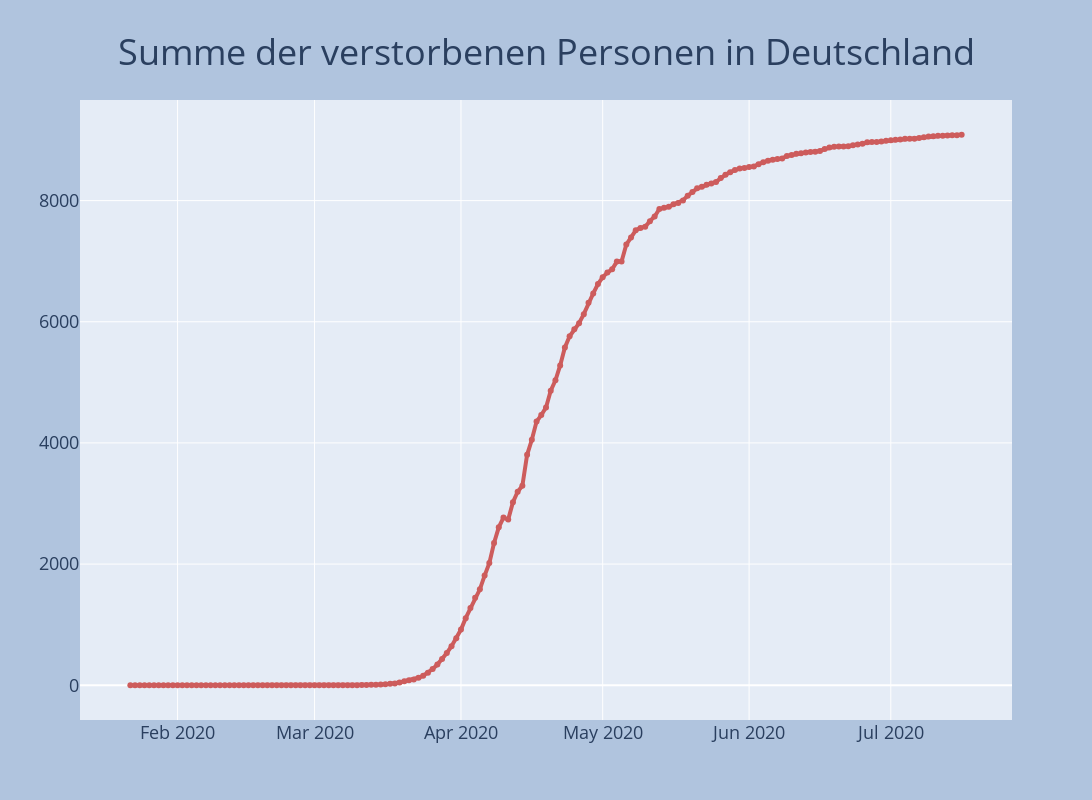

Here is the notebook cell this chart was saved with:
### Code cell
fig = go.Figure()
fig.add_trace(go.Scatter(x=df.datum, y=df.tot,mode='lines+markers',line=dict(color='indianred', width=4)))
fig = plot_layout(fig, 'Summe der verstorbenen Personen in Deutschland')
fig.show()

### Figure 1 — Plotly figure (JSON) as saved in the notebook; plotly's stock layout.template omitted (floating-point values rounded to 4 significant figures; data arrays with more than 128 entries replaced by an {"elided": "..."} marker saying what was removed)
{"data": [{"line": {"color": "indianred", "width": 4}, "mode": "lines+markers", "type": "scatter", "x": {"elided": "177 str values"}, "y": {"elided": "177 int values"}}], "layout": {"autosize": false, "height": 800, "hovermode": "x", "legend": {"bgcolor": "lightgray", "font": {"color": "black", "size": 18}, "x": 0.05, "y": 0.95}, "paper_bgcolor": "LightSteelBlue", "title": {"font": {"size": 36}, "text": "Summe der verstorbenen Personen in Deutschland", "x": 0.5, "xanchor": "center", "y": 0.95}, "width": 1600, "xaxis": {"tickfont": {"size": 18}}, "yaxis": {"tickfont": {"size": 18}}}}
